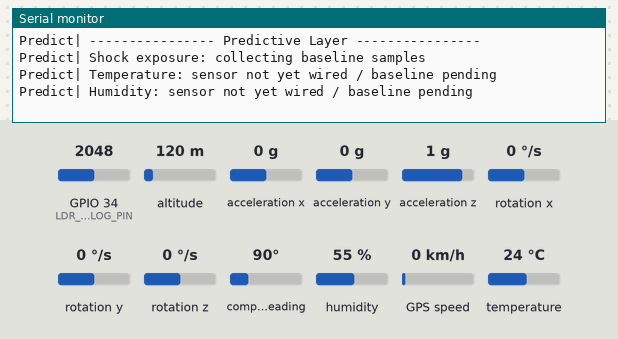
Recording of a sketch running on a simulated ESP32. Shown: the last lines printed to the serial monitor. Wiring (inferred from the names in the program): MPU-6050 motion sensor at I2C address 0x68. The test bench sets the inputs (shaded band); at power-on: acceleration x 0 g, temperature 24 °C, GPIO 34 (LDR_ANALOG_PIN) = 2048, acceleration z 1 g, humidity 55 %, acceleration y 0 g, altitude 120 m, rotation x 0 °/s, rotation y 0 °/s, rotation z 0 °/s, compass heading 90°, GPS speed 0 km/h. WiFi joins after 1.5 s; servers stay silent unless stated; the GPS gets a fix after 3 s at 37.7749, -122.4194 with 8 satellites; no MQTT or app messages arrive unless stated.

Above: at 3.8 s.
3.9 s: acceleration x set to -1.4 g
At 3.9 s:
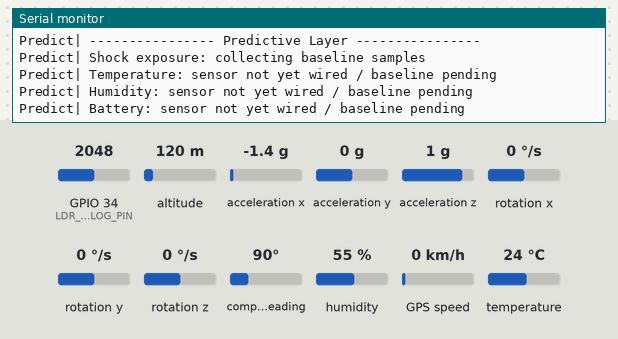
6.2 s: temperature set to 41 °C
At 7.5 s:
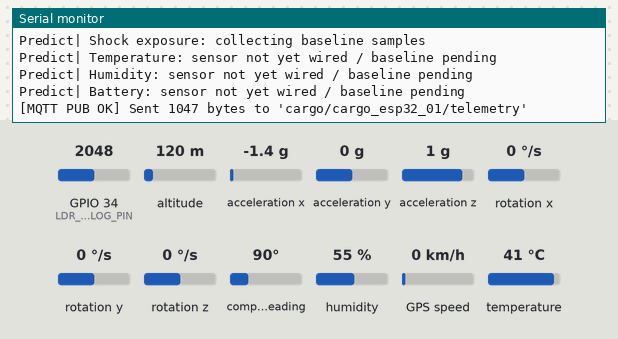
11.3 s: GPIO 34 (LDR_ANALOG_PIN) set to 122
At 12.6 s:
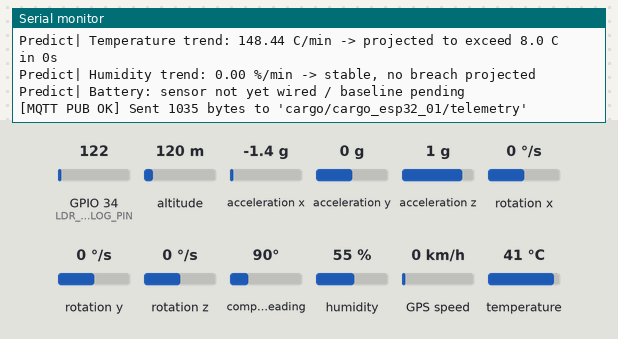
13.2 s: acceleration z set to -1.4 g
At 15.4 s:
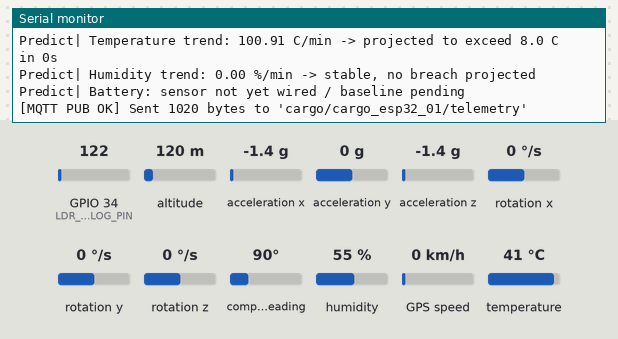
16.2 s: humidity set to 68 %
At 17.5 s:
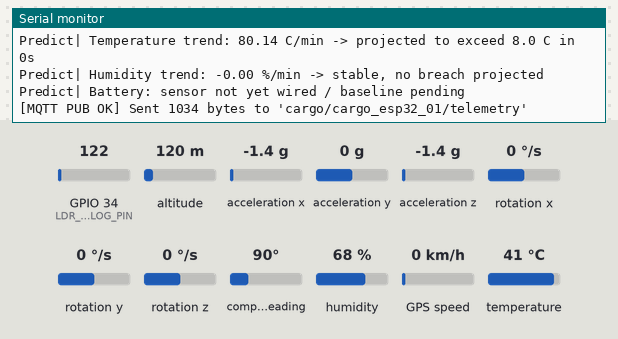
20.2 s: acceleration y set to -1.4 g
At 21.5 s:
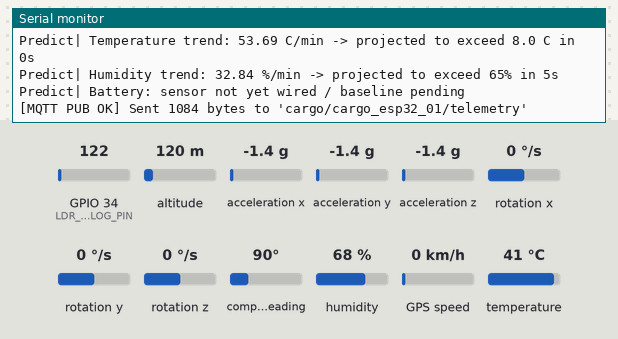
Timing chart, 0 to 23.2 s (numbered marks = the images above; inputs shaded):
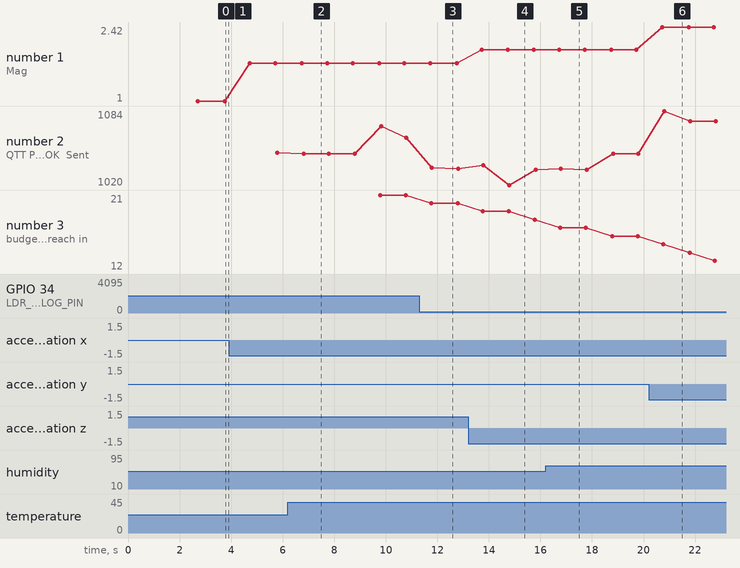

Measured:
- after the input at 6.2 s, the serial monitor: prints a new line after 0.57 s (image 2)
- after the input at 11.3 s, the serial monitor: prints a new line after 0.45 s (image 3)
- after the input at 13.2 s, the serial monitor: prints a new line after 0.52 s (image 4)
- after the input at 20.2 s, the serial monitor: prints a new line after 0.52 s (image 6)
- plotted number 1: 1 → 1.72 after the input at 3.9 s, 1.72 → 1.98 after the input at 13.2 s, 1.98 → 2.42 after the input at 20.2 s
- plotted number 2: 1048 → 1061 after the input at 6.2 s, 1061 → 1034 after the input at 11.3 s, 1033 → 1047 after the input at 16.2 s, 1047 → 1076 after the input at 20.2 s
- plotted number 3: 20 → 18 after the input at 13.2 s, 16 → 12 after the input at 20.2 s

The sketch:

smart_cargo_monitor.ino
```cpp
/*
  Smart In-Transit Cargo Monitoring System
  ESP32 DevKit (NEO-6M GPS + MPU-6050 Motion + On-Device Predictive Engine + MQTT)

  Libraries Required:
    - TinyGPSPlus (by Mikal Hart)
    - ArduinoJson (v6.x)
    - PubSubClient (by Nick O'Leary)
*/

#include "config.h"
#include "types.h"
#include "mpu6050_sensor.h"
#include "gps_tracker.h"
#include "env_sensors.h"           // DHT11 Temp/Humidity & LDR Light/Tamper
#include "predictive_engine.h"
#include "telemetry_publisher.h"
#include "classifier.h"            // TinyML shock/handling classifier (Phase 5)

static CargoReading currentReading;
static unsigned long lastSensorPoll = 0;

void setup() {
  Serial.begin(115200);
  delay(1000);

  Serial.println("\n\n=======================================================");
  Serial.println("  Smart Cargo Monitor — ESP32 Modular Firmware Boot");
  Serial.println("=======================================================");

  // 1. Initialize Motion Sensor (MPU-6050 over I2C)
  initI2C();

  // 2. Initialize Geolocation (NEO-6M GPS over UART2)
  initGPS();

  // 3. Initialize Environmental Sensors (DHT11 & LDR)
  initEnvSensors();

  // 4. Initialize Predictive Math Engine
  initPredictiveEngine();

  // 5. Initialize WiFi & Cloud MQTT Client
  initNetworking();

  // 6. Initialize TinyML Cargo Classifier (ring-buffer + RF model)
  initClassifier();

  Serial.println("=== Initialization complete. Telemetry streaming active. ===\n");
}

void loop() {
  // Feed GPS byte stream continuously from UART FIFO buffer
  feedGPS();

  // Maintain WiFi & MQTT heartbeat
  maintainNetworkConnections();

  // Feed classifier ring buffer at 125 Hz (non-blocking, rate-limited internally)
  classifierFeedSample();

  // Periodic sensor sampling, evaluation, and telemetry publishing
  unsigned long now = millis();
  if (now - lastSensorPoll >= SENSOR_READ_INTERVAL_MS) {
    lastSensorPoll = now;

    // A. Read Hardware Sensors
    readMotionSensor(currentReading);
    readGPSData(currentReading);
    readEnvSensors(currentReading);

    // B. Reactive Alerts Evaluation
    currentReading.alertActive = false;
    currentReading.alertReason = "";
    if (currentReading.shockDetected) {
      currentReading.alertActive = true;
      currentReading.alertReason += "[SHOCK DETECTED] ";
    }
    if (currentReading.tiltExceeded) {
      currentReading.alertActive = true;
      currentReading.alertReason += "[EXCESSIVE TILT] ";
    }
    if (currentReading.tempExceeded) {
      currentReading.alertActive = true;
      currentReading.alertReason += "[TEMP EXCEEDED] ";
    }
    if (currentReading.humidityExceeded) {
      currentReading.alertActive = true;
      currentReading.alertReason += "[HUMIDITY EXCEEDED] ";
    }
    if (currentReading.lightTamperAlert) {
      currentReading.alertActive = true;
      currentReading.alertReason += "[BOX OPEN / TAMPER ALERT] ";
    }

    // C. Predictive Trend Fitting (Least-Squares Regression)
    updatePredictiveLayer(currentReading);

    // D. Output to Serial Monitor & Publish to MQTT Broker
    printReadingToSerial(currentReading);
    printPredictionsToSerial();
    publishTelemetry(currentReading);
  }
}
```

classifier.cpp
```cpp
// classifier.cpp — Phase 5: Non-blocking inference implementation
//
// Uses the Random Forest C header (model_rf.h) generated by train_model.py.
// Falls back to a safe stub if model_rf.h is missing (compile guard).
//
// The model_rf.h file is expected at:
//   firmware/smart_cargo_monitor/model_rf.h
// Copy it there after running:
//   python tinyml/train_model.py --dataset dataset/ --output models/
//   cp models/model_rf.h firmware/smart_cargo_monitor/model_rf.h
//
#include "classifier.h"
#include "feature_extractor.h"
#include "mpu6050_sensor.h"   // for isMPUDetected()
#include "config.h"

// ── Include the trained model (generated by train_model.py) ─────────────
#if __has_include("model_rf.h")
  #include "model_rf.h"
  #define CLASSIFIER_MODEL_LOADED 1
#else
  #define CLASSIFIER_MODEL_LOADED 0
  #pragma message("model_rf.h not found — classifier will return UNCERTAIN for all windows")
#endif

// ── Ring buffer ──────────────────────────────────────────────────────────
static int16_t s_ringbuf[FE_WINDOW_SAMPLES][6];   // 125 * 6 * 2 = 1500 bytes
static uint8_t s_write_pos  = 0;
static uint8_t s_fill_count = 0;    // 0..125 samples collected so far

static ClassifierResult s_result;

static unsigned long s_last_sample_ms = 0;

// ── MPU direct register read (minimal, reuses Wire) ─────────────────────
// This reads 14 bytes from the MPU directly, independent of readMotionSensor().
// Called at 125 Hz from loop() via classifierFeedSample().
static bool readMPURaw(int16_t raw[6]) {
    const uint8_t addr = getMPUAddress();  // Use runtime getter (supports 0x68 or 0x69)


    Wire.beginTransmission(addr);
    Wire.write(MPU_REG_ACCEL_XOUT);
    if (Wire.endTransmission(false) != 0) return false;
    if (Wire.requestFrom((int)addr, 14) != 14) return false;

    raw[0] = (int16_t)((Wire.read() << 8) | Wire.read());  // AX
    raw[1] = (int16_t)((Wire.read() << 8) | Wire.read());  // AY
    raw[2] = (int16_t)((Wire.read() << 8) | Wire.read());  // AZ
    (void)Wire.read(); (void)Wire.read();                   // TEMP (discard)
    raw[3] = (int16_t)((Wire.read() << 8) | Wire.read());  // GX
    raw[4] = (int16_t)((Wire.read() << 8) | Wire.read());  // GY
    raw[5] = (int16_t)((Wire.read() << 8) | Wire.read());  // GZ
    return true;
}

// ── Inference ────────────────────────────────────────────────────────────
static void runInference(const int16_t window[FE_WINDOW_SAMPLES][6]) {
    float features[FE_NUM_FEATURES];
    extractFeatures(window, features);

#if CLASSIFIER_MODEL_LOADED
    float votes[4] = {0.0f, 0.0f, 0.0f, 0.0f};
    int8_t label = rf_predict(features, votes);

    float top_conf = votes[(int)label];
    s_result.label       = (top_conf >= CLASSIFIER_CONFIDENCE_THRESHOLD)
                            ? (uint8_t)label
                            : CLASS_UNCERTAIN;
    s_result.confidence  = top_conf;
    s_result.votes[0]    = votes[0];
    s_result.votes[1]    = votes[1];
    s_result.votes[2]    = votes[2];
    s_result.votes[3]    = votes[3];
#else
    // No model loaded — always return uncertain
    s_result.label      = CLASS_UNCERTAIN;
    s_result.confidence = 0.0f;
    s_result.votes[0] = s_result.votes[1] =
    s_result.votes[2] = s_result.votes[3] = 0.0f;
#endif

    s_result.timestamp_ms = millis();
    s_result.valid        = true;
}

// ── Public API ───────────────────────────────────────────────────────────
void initClassifier() {
    memset(s_ringbuf, 0, sizeof(s_ringbuf));
    s_write_pos   = 0;
    s_fill_count  = 0;
    s_last_sample_ms = 0;
    memset(&s_result, 0, sizeof(s_result));
    s_result.valid = false;

#if CLASSIFIER_MODEL_LOADED
    Serial.println("[OK] Cargo classifier: model_rf.h loaded.");
    Serial.printf("[OK]   Trees: %d  Features: %d\n", RF_NUM_TREES, RF_NUM_FEATURES);
#else
    Serial.println("[WARN] Cargo classifier: no model_rf.h — always UNCERTAIN.");
#endif
}

void classifierFeedSample() {
    if (!isMPUDetected()) return;

    unsigned long now = millis();
    if (now - s_last_sample_ms < CLASSIFIER_SAMPLE_INTERVAL_MS) return;
    s_last_sample_ms = now;

    int16_t raw[6];
    if (!readMPURaw(raw)) return;

    // Write to ring buffer (circular)
    memcpy(s_ringbuf[s_write_pos], raw, sizeof(raw));
    s_write_pos = (s_write_pos + 1) % FE_WINDOW_SAMPLES;
    if (s_fill_count < FE_WINDOW_SAMPLES) s_fill_count++;

    // Once we have a full window, re-order to linear time order and run inference
    if (s_fill_count == FE_WINDOW_SAMPLES) {
        // s_ringbuf is already filled; s_write_pos points to oldest sample.
        // Re-linearize into a temporary buffer for feature extraction.
        static int16_t s_ordered[FE_WINDOW_SAMPLES][6];
        for (int i = 0; i < FE_WINDOW_SAMPLES; i++) {
            int src = (s_write_pos + i) % FE_WINDOW_SAMPLES;
            memcpy(s_ordered[i], s_ringbuf[src], 12);
        }
        runInference(s_ordered);  // Pass linearized (time-ordered) buffer
        // After inference, reset fill_count so next window starts fresh.
        // 50% overlap: advance by WINDOW_SAMPLES/2 samples (keep half).
        s_fill_count = FE_WINDOW_SAMPLES / 2;   // 62 samples retained
    }
}

const ClassifierResult& getClassifierResult() {
    return s_result;
}

const char* classifierLabelStr(uint8_t label) {
    if (label > CLASS_UNCERTAIN) label = CLASS_UNCERTAIN;
    return kClassLabels[label];
}

// ── Serial test mode ─────────────────────────────────────────────────────
// Enter by sending 'T' over Serial at 115200. Reads window CSV, prints result.
// CSV format: one line per sample, 6 comma-separated int16 values (ax,ay,az,gx,gy,gz)
// Send 125 lines to trigger one inference.
void classifierTestMode() {
    Serial.println("[TEST MODE] Cargo classifier Serial replay.");
    Serial.println("  Send 125 lines of: ax,ay,az,gx,gy,gz (int16 raw counts)");
    Serial.println("  Type 'Q' to quit.");

    int16_t testbuf[FE_WINDOW_SAMPLES][6];
    int sample_idx = 0;
    char line[64];
    int  lpos = 0;

    while (true) {
        if (!Serial.available()) continue;
        char c = Serial.read();

        if (c == 'Q' || c == 'q') {
            Serial.println("[TEST MODE] Exiting.");
            break;
        }

        if (c == '\n' || c == '\r') {
            if (lpos == 0) continue;
            line[lpos] = '\0';
            lpos = 0;

            // Parse 6 comma-separated int16 values
            int16_t vals[6];
            int vi = 0;
            char* tok = strtok(line, ",");
            while (tok && vi < 6) {
                vals[vi++] = (int16_t)atoi(tok);
                tok = strtok(nullptr, ",");
            }
            if (vi == 6) {
                memcpy(testbuf[sample_idx], vals, 12);
                sample_idx++;
                if (sample_idx == FE_WINDOW_SAMPLES) {
                    // Run inference
                    float feats[FE_NUM_FEATURES];
                    extractFeatures(testbuf, feats);

                    Serial.println("[TEST] Features:");
                    for (int f = 0; f < FE_NUM_FEATURES; f++) {
                        Serial.printf("  [%2d] %-25s = %.6f\n",
                                      f, kFeatureNames[f], feats[f]);
                    }

#if CLASSIFIER_MODEL_LOADED
                    float votes[4] = {0};
                    int8_t pred = rf_predict(feats, votes);
                    float conf = votes[(int)pred];
                    uint8_t out_label = (conf >= CLASSIFIER_CONFIDENCE_THRESHOLD)
                                        ? (uint8_t)pred : CLASS_UNCERTAIN;
                    Serial.printf("[TEST] Prediction: %s (confidence=%.2f)\n",
                                  kClassLabels[out_label], conf);
                    Serial.printf("[TEST] Votes: N=%.2f S=%.2f D=%.2f R=%.2f\n",
                                  votes[0], votes[1], votes[2], votes[3]);
#else
                    Serial.println("[TEST] No model loaded.");
#endif
                    sample_idx = 0;
                    Serial.println("[TEST] Ready for next window.");
                }
            }
        } else {
            if (lpos < (int)sizeof(line) - 1) line[lpos++] = c;
        }
    }
}
```

classifier.h
```cpp
// classifier.h — Phase 5: Non-blocking cargo classifier module
//
// Manages the IMU ring buffer and runs the Random Forest classifier
// once per second on a filled window.  The existing readMotionSensor()
// call and CargoReading struct are NOT touched.
//
// Architecture:
//   - A second, dedicated I2C read is triggered from loop() every 8 ms
//     (125 Hz) via classifierFeedSample(), completely independent of
//     the 1-second SENSOR_READ_INTERVAL_MS path.
//   - Once 125 samples are collected, classifyCurrentWindow() is called.
//   - Result stored in ClassifierResult, available via getClassifierResult().
//
// Memory budget:
//   - Ring buffer: 125 * 6 * 2 bytes = 1500 bytes
//   - Feature vector: 16 * 4 bytes = 64 bytes
//   - Model (RF header): ~10–30 KB flash (const, not RAM)
//   - Total RAM: ~2 KB — well within 8 KB feature-buffer budget.
//
// CONFIDENCE THRESHOLD: if max vote fraction < CONFIDENCE_THRESHOLD,
// the result is reported as class 4 ("uncertain").
//
#pragma once
#include <Arduino.h>
#include <Wire.h>
#include "config.h"

// ── Result structure ────────────────────────────────────────────────────
#define CLASS_NORMAL         0
#define CLASS_SHOCK          1
#define CLASS_DROP           2
#define CLASS_ROUGH_HANDLING 3
#define CLASS_UNCERTAIN      4   // below confidence threshold

static const char* const kClassLabels[] = {
    "normal", "shock", "drop", "rough_handling", "uncertain"
};

struct ClassifierResult {
    uint8_t  label;          // 0-3 (predicted class) or 4 (uncertain)
    float    confidence;     // vote fraction for top class (0.0 – 1.0)
    float    votes[4];       // per-class vote fractions
    uint32_t timestamp_ms;   // millis() when inference ran
    bool     valid;          // false until first full window collected
};

// ── Configuration ───────────────────────────────────────────────────────
// Min confidence fraction to report a class instead of "uncertain"
#define CLASSIFIER_CONFIDENCE_THRESHOLD   0.45f
// Sampling interval in ms: 1000 / 125 = 8 ms
#define CLASSIFIER_SAMPLE_INTERVAL_MS     8

// ── Public API ──────────────────────────────────────────────────────────

// Call once from setup() after initI2C()
void initClassifier();

// Call from loop() every iteration — internally rate-limits to 125 Hz.
// Reads MPU registers directly (second I2C read, independent of readMotionSensor).
void classifierFeedSample();

// Returns the latest classifier result (check .valid before using).
const ClassifierResult& getClassifierResult();

// Returns human-readable label string for a class id.
const char* classifierLabelStr(uint8_t label);

// ── Serial test mode ────────────────────────────────────────────────────
// Call classifierTestMode() from setup() to enter a replay loop.
// Reads 125*6 int16 values from Serial as CSV and runs inference,
// printing the result. Used to validate C++ vs. Python feature outputs.
void classifierTestMode();
```

env_sensors.cpp
```cpp
#include "env_sensors.h"
#include <DHT.h>

static DHT dht(DHT_PIN, DHT11);
static float s_lastValidTemp = 24.0f;
static float s_lastValidHum = 50.0f;
static bool s_dhtInitialized = false;

void initEnvSensors() {
  Serial.println("[ENV] Initializing DHT11 and LDR Light Sensor...");

  // Configure LDR analog pin
  pinMode(LDR_ANALOG_PIN, INPUT);

  // Initialize DHT11 sensor
  dht.begin();
  s_dhtInitialized = true;

  // Initial dummy read to prime DHT11 sensor
  float t = dht.readTemperature();
  float h = dht.readHumidity();
  if (!isnan(t) && !isnan(h)) {
    s_lastValidTemp = t;
    s_lastValidHum = h;
    Serial.printf("[ENV] DHT11 Ready! Initial Temp: %.1f °C, Hum: %.1f %%\n", t, h);
  } else {
    Serial.println("[ENV] Note: DHT11 initial read pending (sensor warms up in ~1-2s).");
  }

  int light = analogRead(LDR_ANALOG_PIN);
  Serial.printf("[ENV] LDR Light Sensor Ready! Initial ADC: %d / 4095\n", light);
}

void readEnvSensors(CargoReading &reading) {
  // 1. Read DHT11 Temperature & Humidity
  float t = dht.readTemperature();
  float h = dht.readHumidity();

  if (!isnan(t)) {
    s_lastValidTemp = t;
    reading.temperature_c = t;
  } else {
    reading.temperature_c = s_lastValidTemp;
  }

  if (!isnan(h)) {
    s_lastValidHum = h;
    reading.humidity_pct = h;
  } else {
    reading.humidity_pct = s_lastValidHum;
  }

  // 2. Read LDR Ambient Light (ADC 0-4095)
  reading.lightRaw = analogRead(LDR_ANALOG_PIN);

  // 3. Evaluate Environmental Exceedance Flags
  reading.tempExceeded = (reading.temperature_c > TEMP_SAFE_MAX_C || reading.temperature_c < TEMP_SAFE_MIN_C);
  reading.humidityExceeded = (reading.humidity_pct > HUMIDITY_SAFE_MAX_PCT);
  reading.lightTamperAlert = (reading.lightRaw > LDR_TAMPER_THRESHOLD_RAW);
}
```

env_sensors.h
```cpp
#ifndef ENV_SENSORS_H
#define ENV_SENSORS_H

#include "types.h"
#include "config.h"

// Initialize DHT11 and LDR analog ADC pin
void initEnvSensors();

// Read temperature (°C), relative humidity (%), and ambient light level
void readEnvSensors(CargoReading &reading);

#endif // ENV_SENSORS_H
```

gps_tracker.cpp
```cpp
#include "gps_tracker.h"

static TinyGPSPlus gps;
static HardwareSerial gpsSerial(2); // ESP32 Hardware UART2

void initGPS() {
  gpsSerial.begin(GPS_BAUD, SERIAL_8N1, GPS_RX_PIN, GPS_TX_PIN);
  Serial.println("[OK] NEO-6M GPS UART2 started on GPIO 16 (RX) & GPIO 17 (TX).");
  Serial.println("[INFO] Note: GPS fix requires sky visibility for 1-3 minutes.");
}

void feedGPS() {
  unsigned long start = millis();
  while (gpsSerial.available() > 0 && (millis() - start) < GPS_FEED_BUDGET_MS) {
    gps.encode(gpsSerial.read());
  }
}

void readGPSData(CargoReading &reading) {
  reading.gpsFixValid = gps.location.isValid() && (gps.location.age() < 2000);

  if (gps.location.isValid()) {
    reading.latitude  = gps.location.lat();
    reading.longitude = gps.location.lng();
  }
  if (gps.speed.isValid()) {
    reading.speedKmph = gps.speed.kmph();
  } else {
    reading.speedKmph = 0.0;
  }
  if (gps.altitude.isValid()) {
    reading.altitudeMeters = gps.altitude.meters();
  } else {
    reading.altitudeMeters = 0.0;
  }

  reading.satellites = gps.satellites.isValid() ? gps.satellites.value() : 0;
  reading.hdop = gps.hdop.isValid() ? (float)gps.hdop.value() / 100.0f : 99.9f;

  if (gps.time.isValid() && gps.date.isValid()) {
    char timeBuf[32];
    snprintf(timeBuf, sizeof(timeBuf), "%04d-%02d-%02d %02d:%02d:%02d UTC",
             gps.date.year(), gps.date.month(), gps.date.day(),
             gps.time.hour(), gps.time.minute(), gps.time.second());
    reading.timestamp = String(timeBuf);
  } else {
    reading.timestamp = "Waiting for satellite time...";
  }
}

uint32_t getGPSCharsProcessed() {
  return gps.charsProcessed();
}

uint32_t getGPSSentencesWithFix() {
  return gps.sentencesWithFix();
}
```

Source omitted: feature_extractor.cpp (6509 bytes), feature_extractor.h (2248 bytes), gps_tracker.h (500 bytes), model_rf.h (data table, 102791 bytes), mpu6050_sensor.cpp (4244 bytes), mpu6050_sensor.h (566 bytes), predictive_engine.cpp (3925 bytes), predictive_engine.h (790 bytes), telemetry_publisher.cpp (11993 bytes), telemetry_publisher.h (588 bytes), types.h (1689 bytes), config.h (4187 bytes)
